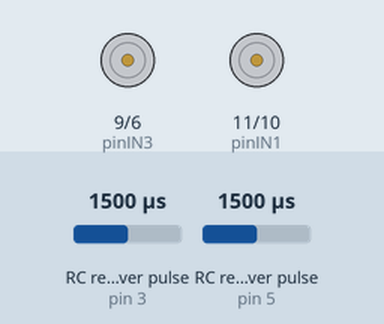
Simulated run of this sketch. Board: Arduino Uno, built with avr-gcc and run on an emulated ATmega328P. On the bench: motor-driver pin pairs drawn as motors (green arrow = first pin HIGH = forward, orange = second pin HIGH = backward, longer = more drive). Wiring (inferred from the names in the program): 2 × RC receiver channel: data pin 3 / data pin 5. The inputs (shaded band) are chosen by the test bench; at power-on: RC receiver pulse (sensors on pin 3, pin 5) 1500 µs.

Above: at 1.2 s.
1.3 s: RC receiver pulse (sensor on pin 3) set to 1020 µs
At 2.2 s:
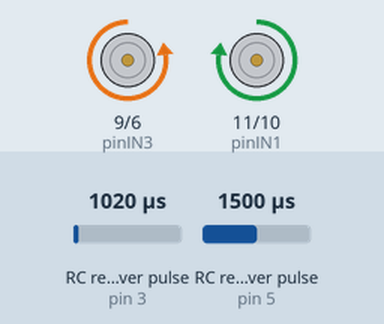
2.8 s: RC receiver pulse (sensor on pin 5) set to 1020 µs
At 4.0 s:
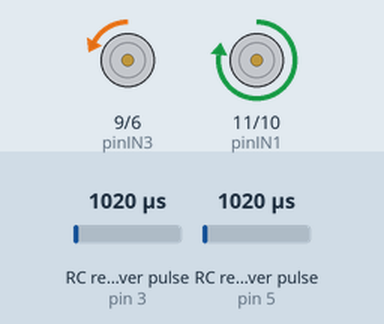
4.3 s: RC receiver pulse (sensor on pin 3) set to 1250 µs
At 5.5 s:
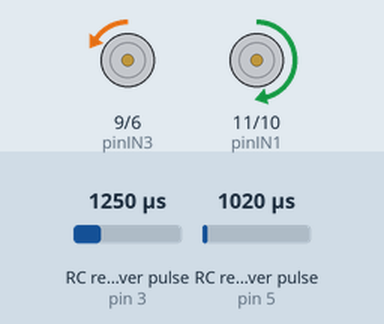
5.8 s: RC receiver pulse (sensor on pin 5) set to 1250 µs
At 6.4 s:
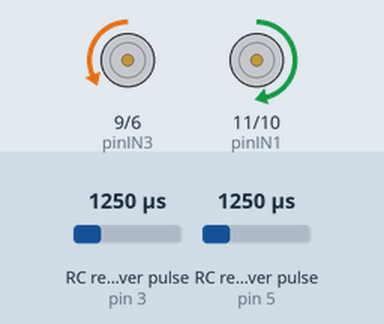
7.3 s: RC receiver pulse (sensor on pin 3) set to 1750 µs
At 8.0 s:
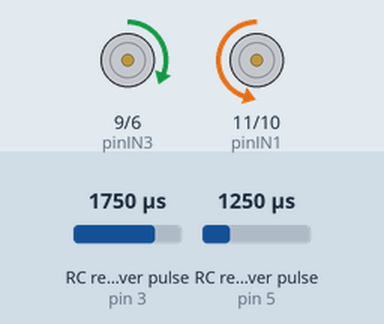
8.8 s: RC receiver pulse (sensor on pin 5) set to 1501 µs
10.3 s: RC receiver pulse (sensor on pin 5) set to 1536 µs
At 11.0 s:
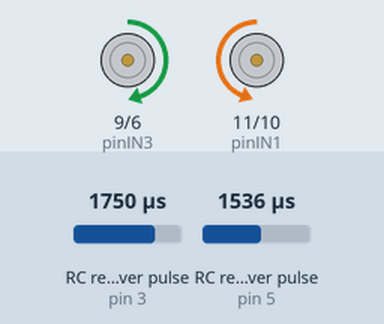
Timing chart, 0 to 12.8 s (numbered marks = the images above; inputs shaded):
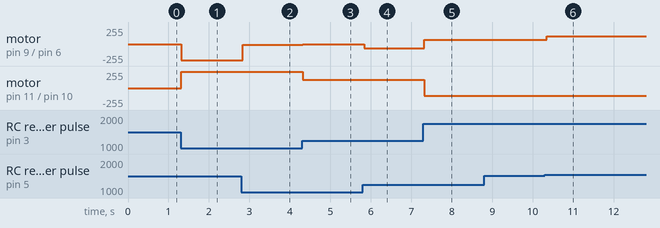

The sketch:

RCArduino.ino
```cpp
/* Parte para a definição dos pinos da Ponte H e dos canais do receptor */

#define pinIN1 11
#define pinIN2 10
#define pinIN3 9
#define pinIN4 6
#define ch1 5
#define ch2 3

/*  Parte utilizada para declarar as variáveis */

/* variáveis para a modulação da direção do robô. */
int pDireita = 100;
int pEsquerda = 100;

/* variáveis feitas para receber o pulso dos canais do receptor */
int duracao1;
int duracao2;

/*Variáveis criadas para bloquear ou liberar parte do código quando necessário */
int acionador = 0;

void setup() {

  pinMode(pinIN1, OUTPUT);
  pinMode(pinIN2, OUTPUT);
  pinMode(pinIN3, OUTPUT);
  pinMode(pinIN4, OUTPUT);
  pinMode(ch1, INPUT);
  pinMode(ch2, INPUT);
}

void loop() {

  duracao1 = pulseInLong(ch1, HIGH, 25000);
  duracao2 = pulseInLong(ch2, HIGH, 25000);

  if (duracao1 != 0) {

    acionador = 1;
  }

  if (acionador == 1) {

    if (((duracao1 == 0) && (duracao2 != 0)) || ((duracao2 == 0) && (duracao1 != 0))) {

      digitalWrite(pinIN1, HIGH);
      digitalWrite(pinIN2, HIGH);
      digitalWrite(pinIN3, HIGH);
      digitalWrite(pinIN4, HIGH);

    } else {

      duracao1 = constrain(duracao1, 1000, 2000);
      duracao2 = constrain(duracao2, 1000, 2000);

      if (duracao1 > 1520) {
        // Direita

        pDireita = map(duracao1, 1520, 2000, 100, 0);
        pEsquerda = 100;

      } else if (duracao1 < 1460) {
        // Esquerda

        pDireita = 100;
        pEsquerda = map(duracao1, 1460, 1000, 100, 0);

      }
      if (duracao2 > 1535) {
        // Frente

        int velocidade = map(duracao2, 1535, 2000, 0, 255);

        analogWrite(pinIN2, velocidade * pDireita / 100);
        analogWrite(pinIN1, 0);

        analogWrite(pinIN3, velocidade * pEsquerda / 100);
        analogWrite(pinIN4, 0);

      } else if (duracao2 < 1485) {
        // Trás

        int velocidade = map(duracao2, 1485, 1000, 0, 255);

        analogWrite(pinIN2, 0);
        analogWrite(pinIN1, velocidade * pDireita / 100);

        analogWrite(pinIN3, 0);
        analogWrite(pinIN4, velocidade * pEsquerda / 100);
      }
    }
  }
}
```

Measured:
- the behaviour switches between 1519 and 1520 µs on RC receiver pulse (sensor on pin 5) (found by bisection; images 5 and 6)
- after the input at 1.3 s, motor on pin 9 (pinIN3) / pin 6 (pinIN4): stopped → backward 243/255 at once; motor on pin 11 (pinIN1) / pin 10 (pinIN2): stopped → forward 243/255 at once
- after the input at 2.8 s, motor on pin 9 (pinIN3) / pin 6 (pinIN4): backward 243/255 → backward 12/255 at once
- after the input at 4.3 s, motor on pin 9 (pinIN3) / pin 6 (pinIN4): backward 12/255 → backward 6/255 at once; motor on pin 11 (pinIN1) / pin 10 (pinIN2): forward 243/255 → forward 123/255 at once
- after the input at 5.8 s, motor on pin 9 (pinIN3) / pin 6 (pinIN4): backward 6/255 → backward 67/255 at once
- after the input at 7.3 s, motor on pin 9 (pinIN3) / pin 6 (pinIN4): backward 67/255 → forward 64/255 at once; motor on pin 11 (pinIN1) / pin 10 (pinIN2): forward 123/255 → backward 118/255 at once
- after the input at 8.8 s, every drawn part: stays the same
- after the input at 10.3 s, motor on pin 9 (pinIN3) / pin 6 (pinIN4): forward 64/255 → forward 118/255 at once; motor on pin 11 (pinIN1) / pin 10 (pinIN2): backward 118/255 → backward 114/255 at once
